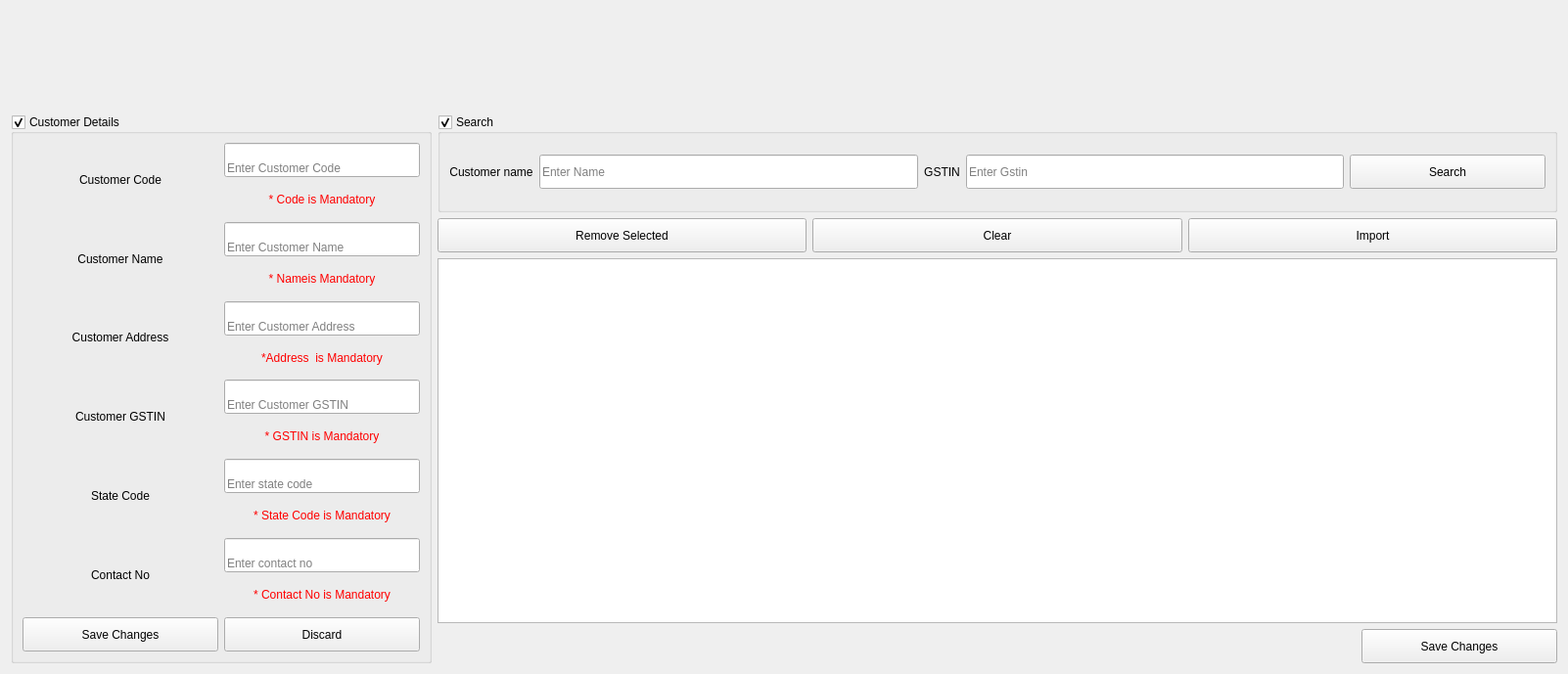
<?xml version="1.0" encoding="UTF-8"?>
<ui version="4.0">
 <class>addCustomer</class>
 <widget class="QWidget" name="addCustomer">
  <property name="geometry">
   <rect>
    <x>0</x>
    <y>0</y>
    <width>1602</width>
    <height>689</height>
   </rect>
  </property>
  <property name="windowTitle">
   <string>Form</string>
  </property>
  <layout class="QGridLayout" name="gridLayout_3">
   <item row="0" column="0" colspan="2">
    <widget class="Header" name="widget" native="true">
     <property name="sizePolicy">
      <sizepolicy hsizetype="Preferred" vsizetype="Minimum">
       <horstretch>0</horstretch>
       <verstretch>0</verstretch>
      </sizepolicy>
     </property>
     <property name="minimumSize">
      <size>
       <width>0</width>
       <height>100</height>
      </size>
     </property>
    </widget>
   </item>
   <item row="1" column="0">
    <widget class="QGroupBox" name="inputGroupBox">
     <property name="sizePolicy">
      <sizepolicy hsizetype="Fixed" vsizetype="Preferred">
       <horstretch>0</horstretch>
       <verstretch>0</verstretch>
      </sizepolicy>
     </property>
     <property name="title">
      <string>Customer Details</string>
     </property>
     <property name="checkable">
      <bool>true</bool>
     </property>
     <layout class="QGridLayout" name="gridLayout">
      <item row="0" column="0" colspan="2">
       <layout class="QHBoxLayout" name="horizontalLayout">
        <item>
         <widget class="QLabel" name="customerCodeLabel">
          <property name="text">
           <string>Customer Code</string>
          </property>
          <property name="alignment">
           <set>Qt::AlignCenter</set>
          </property>
         </widget>
        </item>
        <item>
         <layout class="QVBoxLayout" name="verticalLayout">
          <item>
           <widget class="QLineEdit" name="customerCodeValue">
            <property name="sizePolicy">
             <sizepolicy hsizetype="Minimum" vsizetype="Fixed">
              <horstretch>0</horstretch>
              <verstretch>0</verstretch>
             </sizepolicy>
            </property>
            <property name="minimumSize">
             <size>
              <width>200</width>
              <height>35</height>
             </size>
            </property>
            <property name="maximumSize">
             <size>
              <width>16777215</width>
              <height>16777215</height>
             </size>
            </property>
            <property name="alignment">
             <set>Qt::AlignBottom|Qt::AlignLeading|Qt::AlignLeft</set>
            </property>
            <property name="placeholderText">
             <string>Enter Customer Code</string>
            </property>
           </widget>
          </item>
          <item>
           <widget class="QLabel" name="codeMandLabel">
            <property name="styleSheet">
             <string notr="true">QLabel { color : red; }</string>
            </property>
            <property name="text">
             <string>* Code is Mandatory</string>
            </property>
            <property name="alignment">
             <set>Qt::AlignCenter</set>
            </property>
           </widget>
          </item>
         </layout>
        </item>
       </layout>
      </item>
      <item row="1" column="0" colspan="2">
       <layout class="QHBoxLayout" name="horizontalLayout_2">
        <item>
         <widget class="QLabel" name="customerNameLabel">
          <property name="text">
           <string>Customer Name</string>
          </property>
          <property name="alignment">
           <set>Qt::AlignCenter</set>
          </property>
         </widget>
        </item>
        <item>
         <layout class="QVBoxLayout" name="verticalLayout_2">
          <item>
           <widget class="QLineEdit" name="customerNameValue">
            <property name="sizePolicy">
             <sizepolicy hsizetype="Minimum" vsizetype="Fixed">
              <horstretch>0</horstretch>
              <verstretch>0</verstretch>
             </sizepolicy>
            </property>
            <property name="minimumSize">
             <size>
              <width>200</width>
              <height>35</height>
             </size>
            </property>
            <property name="maximumSize">
             <size>
              <width>16777215</width>
              <height>16777215</height>
             </size>
            </property>
            <property name="alignment">
             <set>Qt::AlignBottom|Qt::AlignLeading|Qt::AlignLeft</set>
            </property>
            <property name="placeholderText">
             <string>Enter Customer Name</string>
            </property>
           </widget>
          </item>
          <item>
           <widget class="QLabel" name="nameMandLabel">
            <property name="styleSheet">
             <string notr="true">QLabel { color : red; }</string>
            </property>
            <property name="text">
             <string>* Nameis Mandatory</string>
            </property>
            <property name="alignment">
             <set>Qt::AlignCenter</set>
            </property>
           </widget>
          </item>
         </layout>
        </item>
       </layout>
      </item>
      <item row="2" column="0" colspan="2">
       <layout class="QHBoxLayout" name="horizontalLayout_3">
        <item>
         <widget class="QLabel" name="customerAddressLabel">
          <property name="text">
           <string>Customer Address</string>
          </property>
          <property name="alignment">
           <set>Qt::AlignCenter</set>
          </property>
         </widget>
        </item>
        <item>
         <layout class="QVBoxLayout" name="verticalLayout_3">
          <item>
           <widget class="QLineEdit" name="customerAddressValue">
            <property name="sizePolicy">
             <sizepolicy hsizetype="Minimum" vsizetype="Fixed">
              <horstretch>0</horstretch>
              <verstretch>0</verstretch>
             </sizepolicy>
            </property>
            <property name="minimumSize">
             <size>
              <width>200</width>
              <height>35</height>
             </size>
            </property>
            <property name="alignment">
             <set>Qt::AlignBottom|Qt::AlignLeading|Qt::AlignLeft</set>
            </property>
            <property name="placeholderText">
             <string>Enter Customer Address</string>
            </property>
           </widget>
          </item>
          <item>
           <widget class="QLabel" name="addressMandLabel">
            <property name="styleSheet">
             <string notr="true">QLabel { color : red; }</string>
            </property>
            <property name="text">
             <string>*Address  is Mandatory</string>
            </property>
            <property name="alignment">
             <set>Qt::AlignCenter</set>
            </property>
           </widget>
          </item>
         </layout>
        </item>
       </layout>
      </item>
      <item row="3" column="0" colspan="2">
       <layout class="QHBoxLayout" name="horizontalLayout_4">
        <item>
         <widget class="QLabel" name="gstinLabel">
          <property name="text">
           <string>Customer GSTIN</string>
          </property>
          <property name="alignment">
           <set>Qt::AlignCenter</set>
          </property>
         </widget>
        </item>
        <item>
         <layout class="QVBoxLayout" name="verticalLayout_4">
          <item>
           <widget class="QLineEdit" name="customerGstinValue">
            <property name="sizePolicy">
             <sizepolicy hsizetype="Minimum" vsizetype="Fixed">
              <horstretch>0</horstretch>
              <verstretch>0</verstretch>
             </sizepolicy>
            </property>
            <property name="minimumSize">
             <size>
              <width>200</width>
              <height>35</height>
             </size>
            </property>
            <property name="alignment">
             <set>Qt::AlignBottom|Qt::AlignLeading|Qt::AlignLeft</set>
            </property>
            <property name="placeholderText">
             <string>Enter Customer GSTIN</string>
            </property>
           </widget>
          </item>
          <item>
           <widget class="QLabel" name="gstinMandLabel">
            <property name="styleSheet">
             <string notr="true">QLabel { color : red; }</string>
            </property>
            <property name="text">
             <string>* GSTIN is Mandatory</string>
            </property>
            <property name="alignment">
             <set>Qt::AlignCenter</set>
            </property>
           </widget>
          </item>
         </layout>
        </item>
       </layout>
      </item>
      <item row="4" column="0" colspan="2">
       <layout class="QHBoxLayout" name="horizontalLayout_5">
        <item>
         <widget class="QLabel" name="stateCodeLabel">
          <property name="text">
           <string>State Code</string>
          </property>
          <property name="alignment">
           <set>Qt::AlignCenter</set>
          </property>
         </widget>
        </item>
        <item>
         <layout class="QVBoxLayout" name="verticalLayout_5">
          <item>
           <widget class="QLineEdit" name="stateCodeValue">
            <property name="sizePolicy">
             <sizepolicy hsizetype="Minimum" vsizetype="Fixed">
              <horstretch>0</horstretch>
              <verstretch>0</verstretch>
             </sizepolicy>
            </property>
            <property name="minimumSize">
             <size>
              <width>200</width>
              <height>35</height>
             </size>
            </property>
            <property name="alignment">
             <set>Qt::AlignBottom|Qt::AlignLeading|Qt::AlignLeft</set>
            </property>
            <property name="placeholderText">
             <string>Enter state code</string>
            </property>
           </widget>
          </item>
          <item>
           <widget class="QLabel" name="stateMandLabel">
            <property name="styleSheet">
             <string notr="true">QLabel { color : red; }</string>
            </property>
            <property name="text">
             <string>* State Code is Mandatory</string>
            </property>
            <property name="alignment">
             <set>Qt::AlignCenter</set>
            </property>
           </widget>
          </item>
         </layout>
        </item>
       </layout>
      </item>
      <item row="5" column="0" colspan="2">
       <layout class="QHBoxLayout" name="horizontalLayout_6">
        <item>
         <widget class="QLabel" name="contactNoLabel">
          <property name="text">
           <string>Contact No</string>
          </property>
          <property name="alignment">
           <set>Qt::AlignCenter</set>
          </property>
         </widget>
        </item>
        <item>
         <layout class="QVBoxLayout" name="verticalLayout_6">
          <item>
           <widget class="QLineEdit" name="contactNoValue">
            <property name="sizePolicy">
             <sizepolicy hsizetype="Minimum" vsizetype="Fixed">
              <horstretch>0</horstretch>
              <verstretch>0</verstretch>
             </sizepolicy>
            </property>
            <property name="minimumSize">
             <size>
              <width>200</width>
              <height>35</height>
             </size>
            </property>
            <property name="alignment">
             <set>Qt::AlignBottom|Qt::AlignLeading|Qt::AlignLeft</set>
            </property>
            <property name="placeholderText">
             <string>Enter contact no</string>
            </property>
           </widget>
          </item>
          <item>
           <widget class="QLabel" name="contactMandLabel">
            <property name="styleSheet">
             <string notr="true">QLabel { color : red; }</string>
            </property>
            <property name="text">
             <string>* Contact No is Mandatory</string>
            </property>
            <property name="alignment">
             <set>Qt::AlignCenter</set>
            </property>
           </widget>
          </item>
         </layout>
        </item>
       </layout>
      </item>
      <item row="6" column="0">
       <widget class="QPushButton" name="saveButton">
        <property name="minimumSize">
         <size>
          <width>200</width>
          <height>35</height>
         </size>
        </property>
        <property name="text">
         <string>Save Changes</string>
        </property>
       </widget>
      </item>
      <item row="6" column="1">
       <widget class="QPushButton" name="discardButton">
        <property name="minimumSize">
         <size>
          <width>200</width>
          <height>35</height>
         </size>
        </property>
        <property name="text">
         <string>Discard</string>
        </property>
       </widget>
      </item>
     </layout>
    </widget>
   </item>
   <item row="1" column="1">
    <layout class="QGridLayout" name="gridLayout_2">
     <item row="0" column="0" colspan="2">
      <widget class="QGroupBox" name="groupBox">
       <property name="sizePolicy">
        <sizepolicy hsizetype="Expanding" vsizetype="Fixed">
         <horstretch>0</horstretch>
         <verstretch>0</verstretch>
        </sizepolicy>
       </property>
       <property name="minimumSize">
        <size>
         <width>0</width>
         <height>100</height>
        </size>
       </property>
       <property name="title">
        <string>Search </string>
       </property>
       <property name="checkable">
        <bool>true</bool>
       </property>
       <layout class="QGridLayout" name="gridLayout_4">
        <item row="0" column="0">
         <widget class="QLabel" name="voucherNoLabel_2">
          <property name="sizePolicy">
           <sizepolicy hsizetype="Minimum" vsizetype="Preferred">
            <horstretch>0</horstretch>
            <verstretch>0</verstretch>
           </sizepolicy>
          </property>
          <property name="text">
           <string>Customer name</string>
          </property>
          <property name="alignment">
           <set>Qt::AlignCenter</set>
          </property>
         </widget>
        </item>
        <item row="0" column="1">
         <widget class="QLineEdit" name="searchNameValue">
          <property name="sizePolicy">
           <sizepolicy hsizetype="Expanding" vsizetype="Fixed">
            <horstretch>0</horstretch>
            <verstretch>0</verstretch>
           </sizepolicy>
          </property>
          <property name="minimumSize">
           <size>
            <width>350</width>
            <height>35</height>
           </size>
          </property>
          <property name="maximumSize">
           <size>
            <width>16777215</width>
            <height>16777215</height>
           </size>
          </property>
          <property name="placeholderText">
           <string>Enter Name</string>
          </property>
         </widget>
        </item>
        <item row="0" column="2">
         <widget class="QLabel" name="gstinLabel_2">
          <property name="sizePolicy">
           <sizepolicy hsizetype="Minimum" vsizetype="Preferred">
            <horstretch>0</horstretch>
            <verstretch>0</verstretch>
           </sizepolicy>
          </property>
          <property name="text">
           <string>GSTIN</string>
          </property>
          <property name="alignment">
           <set>Qt::AlignCenter</set>
          </property>
         </widget>
        </item>
        <item row="0" column="3">
         <widget class="QLineEdit" name="searchGstinValue">
          <property name="sizePolicy">
           <sizepolicy hsizetype="Expanding" vsizetype="Fixed">
            <horstretch>0</horstretch>
            <verstretch>0</verstretch>
           </sizepolicy>
          </property>
          <property name="minimumSize">
           <size>
            <width>350</width>
            <height>35</height>
           </size>
          </property>
          <property name="maximumSize">
           <size>
            <width>16777215</width>
            <height>16777215</height>
           </size>
          </property>
          <property name="placeholderText">
           <string>Enter Gstin</string>
          </property>
         </widget>
        </item>
        <item row="0" column="4">
         <widget class="QPushButton" name="searchButton">
          <property name="sizePolicy">
           <sizepolicy hsizetype="Minimum" vsizetype="Maximum">
            <horstretch>0</horstretch>
            <verstretch>0</verstretch>
           </sizepolicy>
          </property>
          <property name="minimumSize">
           <size>
            <width>200</width>
            <height>35</height>
           </size>
          </property>
          <property name="text">
           <string>Search</string>
          </property>
         </widget>
        </item>
       </layout>
      </widget>
     </item>
     <item row="1" column="0" colspan="2">
      <layout class="QHBoxLayout" name="horizontalLayout_7">
       <item>
        <widget class="QPushButton" name="removeButton">
         <property name="sizePolicy">
          <sizepolicy hsizetype="Expanding" vsizetype="Fixed">
           <horstretch>0</horstretch>
           <verstretch>0</verstretch>
          </sizepolicy>
         </property>
         <property name="minimumSize">
          <size>
           <width>0</width>
           <height>35</height>
          </size>
         </property>
         <property name="maximumSize">
          <size>
           <width>16777215</width>
           <height>16777215</height>
          </size>
         </property>
         <property name="text">
          <string>Remove Selected</string>
         </property>
        </widget>
       </item>
       <item>
        <widget class="QPushButton" name="clearButton">
         <property name="sizePolicy">
          <sizepolicy hsizetype="Expanding" vsizetype="Fixed">
           <horstretch>0</horstretch>
           <verstretch>0</verstretch>
          </sizepolicy>
         </property>
         <property name="minimumSize">
          <size>
           <width>0</width>
           <height>35</height>
          </size>
         </property>
         <property name="maximumSize">
          <size>
           <width>16777215</width>
           <height>16777215</height>
          </size>
         </property>
         <property name="text">
          <string>Clear</string>
         </property>
        </widget>
       </item>
       <item>
        <widget class="QPushButton" name="importButton">
         <property name="sizePolicy">
          <sizepolicy hsizetype="Expanding" vsizetype="Fixed">
           <horstretch>0</horstretch>
           <verstretch>0</verstretch>
          </sizepolicy>
         </property>
         <property name="minimumSize">
          <size>
           <width>0</width>
           <height>35</height>
          </size>
         </property>
         <property name="maximumSize">
          <size>
           <width>16777215</width>
           <height>16777215</height>
          </size>
         </property>
         <property name="text">
          <string>Import</string>
         </property>
        </widget>
       </item>
      </layout>
     </item>
     <item row="2" column="0" colspan="2">
      <widget class="CustomerTable" name="customerTable">
       <property name="sizePolicy">
        <sizepolicy hsizetype="Expanding" vsizetype="Expanding">
         <horstretch>0</horstretch>
         <verstretch>0</verstretch>
        </sizepolicy>
       </property>
      </widget>
     </item>
     <item row="3" column="0">
      <spacer name="horizontalSpacer_2">
       <property name="orientation">
        <enum>Qt::Horizontal</enum>
       </property>
       <property name="sizeHint" stdset="0">
        <size>
         <width>878</width>
         <height>20</height>
        </size>
       </property>
      </spacer>
     </item>
     <item row="3" column="1">
      <widget class="QPushButton" name="tableSaveButton">
       <property name="sizePolicy">
        <sizepolicy hsizetype="Minimum" vsizetype="Fixed">
         <horstretch>0</horstretch>
         <verstretch>0</verstretch>
        </sizepolicy>
       </property>
       <property name="minimumSize">
        <size>
         <width>200</width>
         <height>35</height>
        </size>
       </property>
       <property name="text">
        <string>Save Changes</string>
       </property>
      </widget>
     </item>
    </layout>
   </item>
  </layout>
 </widget>
 <customwidgets>
  <customwidget>
   <class>Header</class>
   <extends>QWidget</extends>
   <header location="global">_widgets.header</header>
   <container>1</container>
  </customwidget>
  <customwidget>
   <class>CustomerTable</class>
   <extends>QTableView</extends>
   <header>_views.customerTableView</header>
  </customwidget>
 </customwidgets>
 <resources/>
 <connections/>
</ui>
